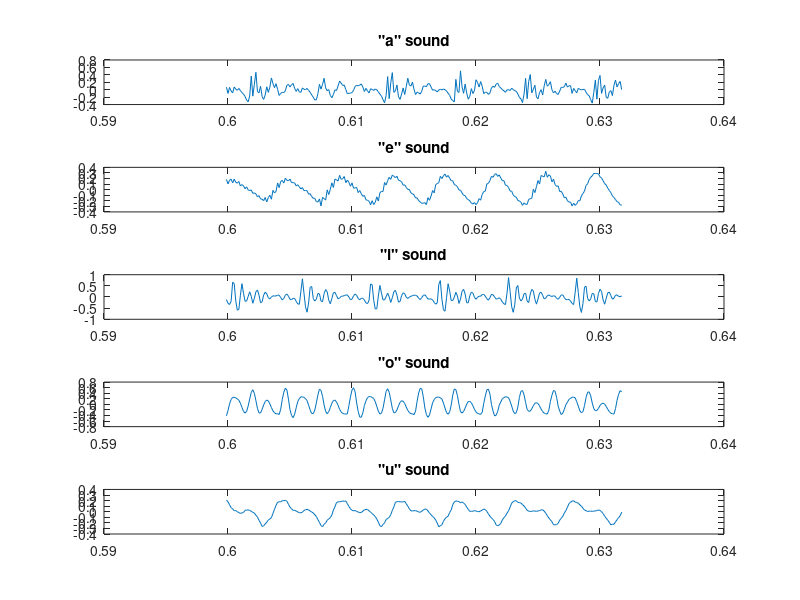

Reproduce this figure in MATLAB. (Note: this script raises an error after producing the figure.)
clear all ; 
close all ; 
clc 
 load vowels.mat; 
%  soundsc(a) , pause(3) 
%  soundsc(e) , pause(3) 
%  soundsc(i) , pause(3) 
%  soundsc(o) , pause(3) 
%  soundsc(u) , pause(3) 


Na= length(a) ;
Ne= length(e) ;
Ni= length(i) ;
No= length(o) ;
Nu= length(u) ;

Fs=8000 ; 

ta = (0:Na-1)/Fs ;
te = (0:Ne-1)/Fs ;
ti = (0:Ni-1)/Fs ;
to = (0:No-1)/Fs ;
tu = (0:Nu-1)/Fs ;


ns=4800 ; 
nd=256; 

subplot (511), plot (ta(ns:ns+nd-1),a(ns:ns+nd-1)) , title('"a" sound') %Tpa= (.6184-.6129)*1000 = 5.5
subplot (512), plot (te(ns:ns+nd-1),e(ns:ns+nd-1)) , title('"e" sound') %Tpe= 5,6
subplot (513), plot (ti(ns:ns+nd-1),i(ns:ns+nd-1)) , title('"i" sound') %Tpi= 5,5
subplot (514), plot (to(ns:ns+nd-1),o(ns:ns+nd-1)) , title('"o" sound') %Tpa= 5,4
subplot (515), plot (tu(ns:ns+nd-1),u(ns:ns+nd-1)) , title('"u" sound') %Tpa= 5,4
%on prend Tp= 5,5 
figure

%sinon pour plus de precision 
Ne=256;Nv=4800; 
sva = a(Nv:Nv+Ne-1);
amdf= zeros(1,floor(Ne/2)) ; 
for k=1:floor(Ne/2) 
    ad = a(Nv+k:Nv+k+Ne-1);
    amdf(k) = sum(abs(sva-ad))/Ne ; 
end
pitch_a = find(amdf==min(amdf))/Fs*1000 

Ne=256;Nv=4800; 
sve = e(Nv:Nv+Ne-1);
amdf= zeros(1,floor(Ne/2)) ; 
for k=1:floor(Ne/2) 
    ed = e(Nv+k:Nv+k+Ne-1);
    amdf(k) = sum(abs(sve-ed))/Ne ; 
end
pitch_e = find(amdf==min(amdf))/Fs*1000 

Ne=256;Nv=4800; 
svi = i(Nv:Nv+Ne-1);
amdf= zeros(1,floor(Ne/2)) ; 
for k=1:floor(Ne/2) 
    id = i(Nv+k:Nv+k+Ne-1);
    amdf(k) = sum(abs(svi-id))/Ne ; 
end
pitch_i = find(amdf==min(amdf))/Fs*1000 

Ne=256;Nv=4800; 
svo = o(Nv:Nv+Ne-1);
amdf= zeros(1,floor(Ne/2)) ; 
for k=1:floor(Ne/2) 
    od = o(Nv+k:Nv+k+Ne-1);
    amdf(k) = sum(abs(svo-od))/Ne ; 
end
pitch_o = find(amdf==min(amdf))/Fs*1000 

Ne=256;Nv=4800; 
svu = u(Nv:Nv+Ne-1);
amdf= zeros(1,floor(Ne/2)) ; 
for k=1:floor(Ne/2) 
    ud = u(Nv+k:Nv+k+Ne-1);
    amdf(k) = sum(abs(svu-ud))/Ne ; 
end
pitch_u = find(amdf==min(amdf))/Fs*1000 


%utilisation de specgm
m=4800 ; 
L=174 ; %= 4*Np = 4*Tp*Fs/1000
Nf=512 ; %resolution 

F=0:Nf/2-1;
f=(0:Nf/2-1)/Nf*Fs; 

Sa=DFTwin(a,L,m,Nf) ; 
Sa=abs(Sa); 
SadB=20*log10(Sa) ; 
subplot (511),
plot (f,Sa(F+1)) , title('"a" spctrum') %F1 = 718,8   F2=2359

%e :
m=3600 ;  %pour e
L=174 ; %= 4*Np = 4*Tp*Fs/1000
Nf=512 ; %resolution 

F=0:Nf/2-1;
f=(0:Nf/2-1)/Nf*Fs; 

Se=DFTwin(e,L,m,Nf) ; 
Se=abs(Se); 
SedB=20*log10(Se) ; 
subplot (512),
plot (f,Se(F+1)) , title('"e" spctrum') %F1 = 359,9   F2=2891

%i
%%%%%%%%%%%%%%%%%%%%%%%%%%%%%%%%  il faut la revoir : fixer apres qu on a
%%%%%%%%%%%%%%%%%%%%%%%%%%%%%%%%  comenter la partie de pitch c est a cause
%%%%%%%%%%%%%%%%%%%%%%%%%%%%%%%%  on a travailler avec i dans for !!1
m=4800 ; 
L=174 ; %= 4*Np = 4*Tp*Fs/1000
Nf=512 ; %resolution 

F=0:Nf/2-1;
f=(0:Nf/2-1)/Nf*Fs; 

Si=DFTwin(i,L,m,Nf) ; 
Si=abs(Si); 
SidB=20*log10(Si) ; 
subplot (513),
plot (f,Si(F+1)) , title('"i" spctrum') %F1 =    F2=

%o
m=4800 ; 
L=174 ; %= 4*Np = 4*Tp*Fs/1000
Nf=512 ; %resolution 

F=0:Nf/2-1;
f=(0:Nf/2-1)/Nf*Fs; 

So=DFTwin(o,L,m,Nf) ; 
So=abs(So); 
SodB=20*log10(So) ; 
subplot (514),
plot (f,So(F+1)) , title('"o" spctrum') %F1 =    F2=

%u
m=4800 ; 
L=174 ; %= 4*Np = 4*Tp*Fs/1000
Nf=512 ; %resolution 

F=0:Nf/2-1;
f=(0:Nf/2-1)/Nf*Fs; 

Su=DFTwin(u,L,m,Nf) ; 
Su=abs(Su); 
SudB=20*log10(Su) ; 
subplot (515),
plot (f,Su(F+1)) , title('"u" spctrum') %F1 =    F2=

figure 
ov= L/4; 
subplot(231), Specgm(a,L,ov,Nf);title('"a" spectogram')  
subplot(232), Specgm(e,L,ov,Nf);title('"e" spectogram')   
subplot(233), Specgm(i,L,ov,Nf); title('"i" spectogram')  
subplot(234), Specgm(o,L,ov,Nf); title('"o" spectogram')  
subplot(235), Specgm(u,L,ov,Nf); title('"u" spectogram')  


